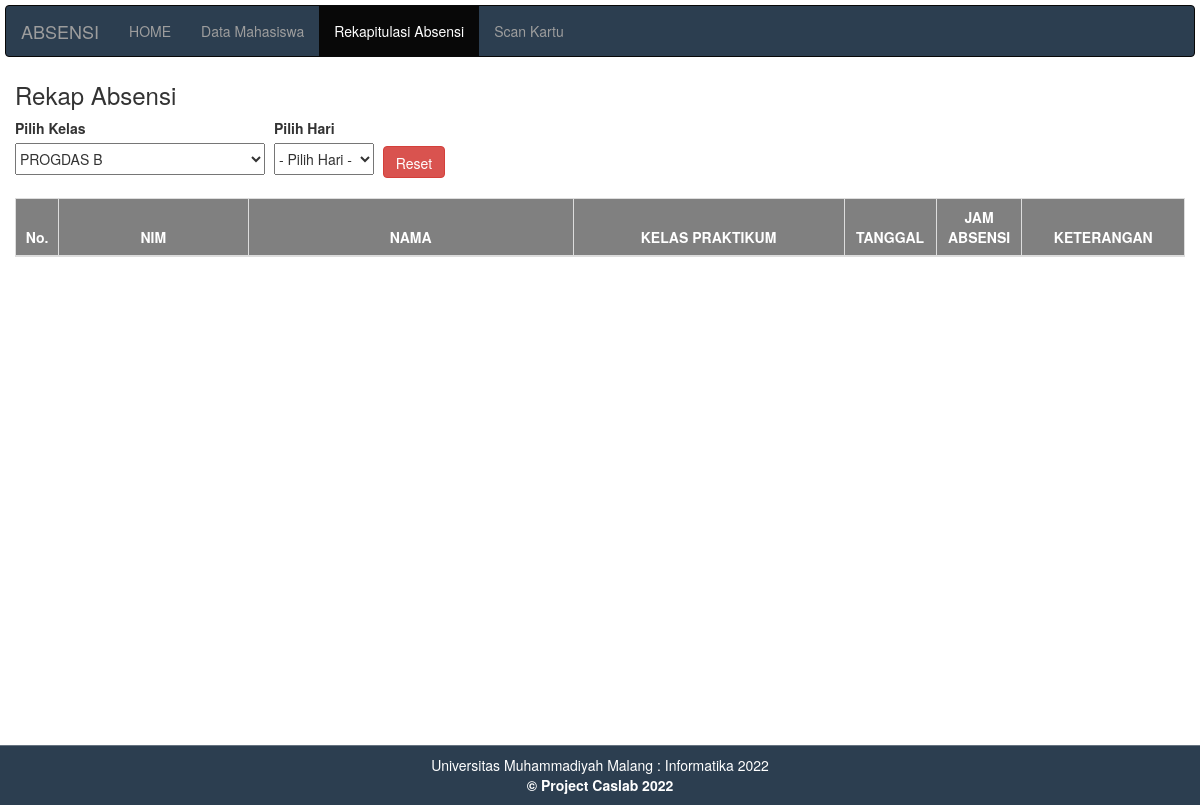
The app's page /absensi.php?id_kelas=4, older data.
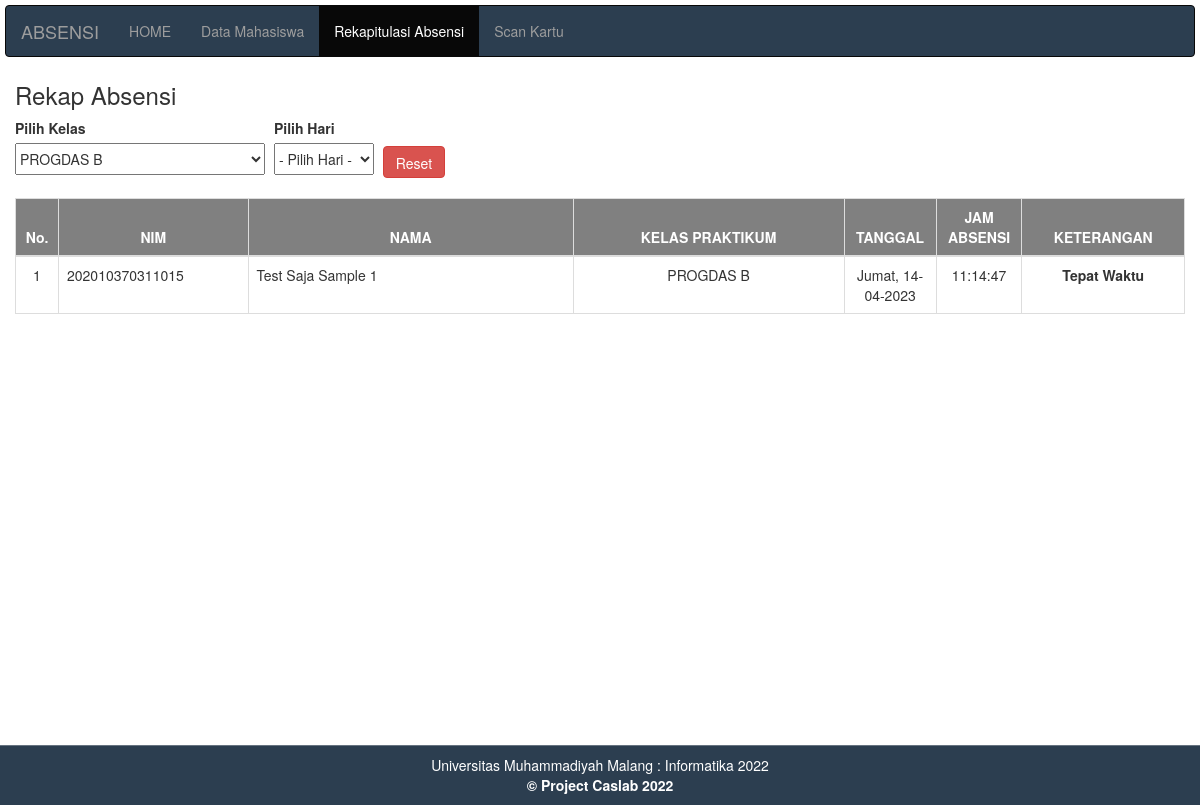
The same page, newer data.
### tables this page shows
CREATE TABLE `absensi` (
  `id` int(11) NOT NULL,
  `nokartu` varchar(15) NOT NULL,
  `id_kelas` int(2) NOT NULL,
  `tanggal` date NOT NULL,
  `jam_absensi` time NOT NULL,
  `keterangan` varchar(30) NOT NULL
);

CREATE TABLE `mahasiswa` (
  `id` int(15) NOT NULL,
  `nokartu` varchar(15) NOT NULL,
  `nama` varchar(50) NOT NULL,
  `id_kelas` varchar(10) NOT NULL
);

CREATE TABLE `kelas` (
  `id_kelas` int(2) NOT NULL,
  `kelas_praktikum` varchar(30) NOT NULL,
  `hari` varchar(20) NOT NULL,
  `jam` time NOT NULL
);

### absensi.php (the view, shortened to what the changed rows need)
<!DOCTYPE html>
<html>
    <head>
        <?php include "header.php"; ?>
       <link rel="stylesheet" type="text/css" href="style.css">
    </head>
    <body>
        <div class="container-fluid">
            <table class="table table-bordered" style="margin-top: 20px">
                <thead>
                    <tr style="background-color: grey; color:white; height:100%;">
                        <th style="width: 10px; text-align: center">No.</th>
                        <th style="width: 175px; text-align: center">NIM</th>
                        <th style="width: 300px; text-align: center">NAMA</th>
                        <th style="width: 250px; text-align:center">KELAS PRAKTIKUM</th>
                        <th style="width: 40px; text-align: center">TANGGAL</th>
                        <th style="width: 30px; text-align: center">JAM ABSENSI</th>
                        <th style="width: 150px; text-align: center">KETERANGAN</th>
                    </tr>
                </thead>
                <tbody>
                    <?php
                    include "koneksi.php";
                    $tanggal = date('Y-m-d');
                    if (isset($_GET['id_kelas']) && !empty($_GET['id_kelas'])) {
                        $id_kelas = $_GET['id_kelas'];
                        $sql = mysqli_query($konek, "SELECT mhw.nama, absen.nokartu, kls.kelas_praktikum, absen.tanggal, absen.jam_absensi, absen.keterangan
                                                    FROM absensi AS absen
                                                    JOIN mahasiswa AS mhw ON absen.nokartu = mhw.nokartu
                                                    JOIN kelas AS kls ON absen.id_kelas = kls.id_kelas
                                                    WHERE absen.id_kelas = '$id_kelas'");
                    } else if (isset($_GET['hari']) && !empty($_GET['hari'])) {
                        $hari = $_GET['hari'];
                        switch ($hari) {
                          case '1':
                            $nama_hari = "Monday";
                            break;
                          case '2':
                            $nama_hari = "Tuesday";
                            break;
                          case '3':
                            $nama_hari = "Wednesday";
                            break;
                          case '4':
                            $nama_hari = "Thursday";
                            break;
                          case '5':
                            $nama_hari = "Friday";
                            break;
                          case '6':
                            $nama_hari = "Saturday";
                            break;
                          case '7':
                            $nama_hari = "Sunday";
                            break;
                          default:
                            $nama_hari = "";
                            break;
                        }
                        $sql = mysqli_query($konek, "SELECT mhw.nama, absen.nokartu, kls.kelas_praktikum, absen.tanggal, absen.jam_absensi, absen.keterangan
                                                      FROM absensi AS absen
                                                      JOIN mahasiswa AS mhw ON absen.nokartu = mhw.nokartu
                                                      JOIN kelas AS kls ON absen.id_kelas = kls.id_kelas
                                                      WHERE DAYNAME(absen.tanggal) = '$nama_hari'");
                      } else {
                        $sql = mysqli_query($konek, "SELECT mhw.nama, absen.nokartu, kls.kelas_praktikum, absen.tanggal, absen.jam_absensi, absen.keterangan
                                                    FROM absensi AS absen
                                                    JOIN mahasiswa AS mhw ON absen.nokartu = mhw.nokartu
                                                    JOIN kelas AS kls ON absen.id_kelas = kls.id_kelas
                                                    WHERE absen.tanggal = '$tanggal'");
                    }
                    $no = 0;
                    while($data = mysqli_fetch_array($sql))
                    {
                        $no++;
                        switch(date('l', strtotime($data['tanggal'])))
                        {
                            case 'Friday':
                                $hari = 'Jumat';
                                break;
                        }
                    ?>
                    <tr>
                        <td style="text-align: center;"><?php echo $no; ?></td>
                        <td><?php echo $data['nokartu'] ?></td>
                        <td><?php echo $data['nama'] ?></td>
                        <td style="text-align: center;"><?php echo $data['kelas_praktikum'] ?></td>
                        <td style="text-align: center;"><?php echo "$hari, " . date("d-m-Y", strtotime($data['tanggal'])); ?></td>
                        <td style="text-align: center;"><?php echo $data['jam_absensi'] ?></td>
                        <td style="text-align: center;"><?php echo $data['keterangan'] ?></td>
                    </tr>
                    <?php } ?>
                </tbody>
            </table>
        </div>
    </body>
</html>

Row changes from the older to the newer data that the page shows:
added absensi: nokartu "202010370311015", mahasiswa.nama "Test Saja Sample 1", id_kelas.kelas_praktikum "PROGDAS B", tanggal "Jumat", tanggal "14-04-2023", jam_absensi "11:14:47", keterangan "Tepat Waktu"
